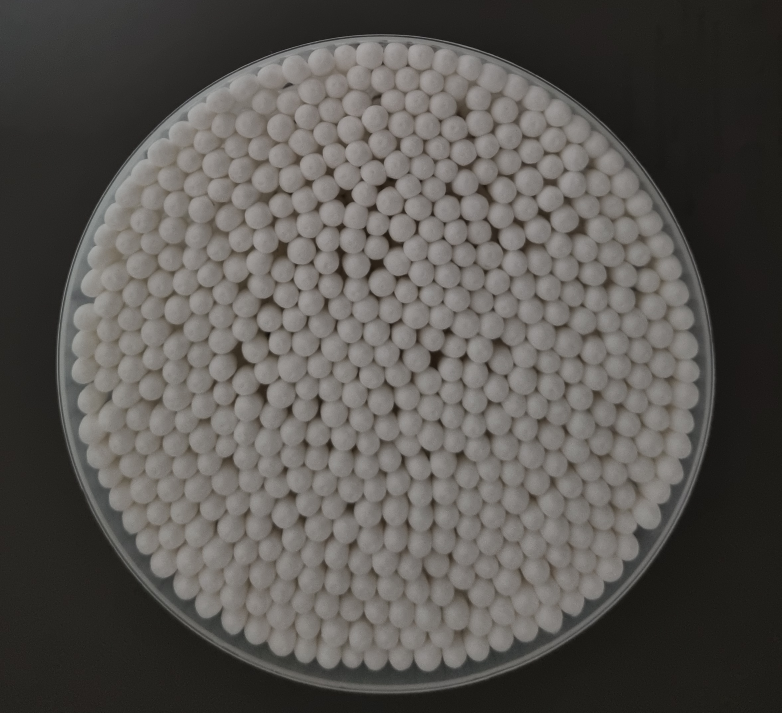
#> input picture images/mb_001_A.jpg, 2346 x 2138 px (shown at 1/3 size); its folder holds only this picture in this run
$ python uniform_circle.py
#> lines starting #> are read from the running program, lines starting #| are printed output that depends on the picture
### utils/adjust_image.py
import numpy as np
import cv2
from PIL import Image, ImageEnhance, ImageFilter

def adjust_image(img, shadows=0, highlights=0, brilliance=0, exposure=0,
                 contrast=0, brightness=0, black_point=0, sharpness=0, noise_reduction=0):
    # Check if img is a numpy array (OpenCV image)
    if isinstance(img, np.ndarray):
        # Convert to PIL Image
        if len(img.shape) == 2:  # Grayscale
            img = Image.fromarray(img, mode='L')
        elif len(img.shape) == 3 and img.shape[2] == 3:  # Color
            img = Image.fromarray(cv2.cvtColor(img, cv2.COLOR_BGR2RGB))
        else:
            raise ValueError("Unsupported image format")
    elif isinstance(img, str):
        # If it's a string (file path), open with PIL
        img = Image.open(img)
    elif not isinstance(img, Image.Image):
        raise ValueError("Input must be a NumPy array, file path, or PIL Image object")

    # Store original mode
    original_mode = img.mode

    # Convert image to numpy array
    img_array = np.array(img).astype(float)

    # Adjust shadows and highlights
    img_array = np.where(img_array < 128, img_array * (1 + shadows/100), img_array)
    img_array = np.where(img_array >= 128, 255 - (255 - img_array) * (1 - highlights/100), img_array)

    # Adjust brilliance (overall luminance)
    img_array *= (1 + brilliance/100)

    # Adjust exposure
    # img_array *= 2 ** exposure

    # Clip values to valid range
    img_array = np.clip(img_array, 0, 255).astype(np.uint8)

    # Convert back to PIL Image
    img = Image.fromarray(img_array, mode=original_mode)

    # Adjust contrast
    enhancer = ImageEnhance.Contrast(img)
    img = enhancer.enhance(1 + contrast/100)

    # Adjust brightness
    enhancer = ImageEnhance.Brightness(img)
    img = enhancer.enhance(1 + brightness/100)

    # Adjust black point
    img_array = np.array(img).astype(float)
    img_array = np.clip(img_array - black_point, 0, 255)
    img_array = ((img_array / (255 - black_point)) * 255).astype(np.uint8)
    img = Image.fromarray(img_array, mode=original_mode)

    # Adjust sharpness
    enhancer = ImageEnhance.Sharpness(img)
    img = enhancer.enhance(1 + sharpness/100)

    # Apply noise reduction
    if noise_reduction > 0:
        img = img.filter(ImageFilter.GaussianBlur(radius=noise_reduction/10))

    # Convert back to numpy array for return
    img_array = np.array(img)

    # Convert RGB to BGR if it's a color image
    if original_mode == 'RGB':
        img_array = cv2.cvtColor(img_array, cv2.COLOR_RGB2BGR)

    return img_array

### utils/misc.py
from functools import wraps
import cv2
import time

# [28 lines left out: function Text, not called in this run]


def odd_maker(num):
    if num % 2 == 0:
        return num + 1
    else:
        return num

class Perf:
    # [4 lines left out: function __init__, not called in this run]

    def start_perf(self, job_name):
        self.job_name = job_name
        self.start_time = time.time()

    # [5 lines left out: function show_perf, not called in this run]


def scaled_imshow(img, window_name='image', scale=0.4):
    cv2.imshow(window_name, cv2.resize(img, (0, 0), fx=scale, fy=scale))
    pass

### uniform_circle.py
import glob
import traceback
import cv2
import numpy as np
import yaml
import threading
from utils.adjust_image import adjust_image
from utils.estimator import hough_circles_operation
from utils.misc import odd_maker, scaled_imshow
import PIL
from concurrent.futures import ThreadPoolExecutor
import concurrent.futures

def hist_equalization(img, params, **kwargs):
    return cv2.equalizeHist(img)

def bgr_to_gray(img, params,**kwargs):
    return cv2.cvtColor(img, cv2.COLOR_BGR2GRAY)

def adaptive_threshold(img, params,**kwargs):
    ksize = odd_maker(params['adaptive_threshold']['value']['block_size'])
    c = params['adaptive_threshold']['value']['c']

    ret = cv2.adaptiveThreshold(img, 255, cv2.ADAPTIVE_THRESH_GAUSSIAN_C, cv2.THRESH_BINARY, ksize, c)
    return ret

# [42 lines left out: function hough_circle, not called in this run]

def threshold(img, params,**kwargs):
    ret = cv2.threshold(img, params['threshold']['value']['min'], params['threshold']['value']['max'], cv2.THRESH_BINARY)[1]
    return ret

# [10 lines left out: functions threshold2, thresh_otsu, not called in this run]

def gaussian_blur(img, params,**kwargs):
    ksize = odd_maker(params['gaussian_blur']['value']['ksize'])
    return cv2.GaussianBlur(img, (ksize,ksize), 0)

def def_preprocess(img, params, **kwargs):
    img = adjust_image(img, shadows=params['_adj']['value']['shadows'] -100,
                          highlights=params['_adj']['value']['highlights'] -100,
                          brilliance=params['_adj']['value']['brilliance'] -100,
                          exposure=params['_adj']['value']['exposure'] -100,
                          contrast=params['_adj']['value']['contrast'] -100,
                          brightness=params['_adj']['value']['brightness'] -100,
                          black_point=params['_adj']['value']['black_point'] -100,
                          sharpness=params['_adj']['value']['sharpness'] -100,
                          noise_reduction=params['_adj']['value']['noise_reduction'] -100)
    return img

# [91 lines left out: functions def_preprocess2, find_contours, convex_hull, detect_circles, not called in this run]

def detect_ellipses(img, params, **kwargs):

    # dilation
    kernel = np.ones((3,3),np.uint8)
    # img = cv2.dilate(img,kernel,iterations = 3)

    # erode
    img = cv2.dilate(img,kernel,iterations = 3)

    org = kwargs['org_img'].copy()

    # 컨투어 찾기
    contours, _ = cv2.findContours(img, cv2.RETR_EXTERNAL, cv2.CHAIN_APPROX_NONE)

    # 가장 큰 컨투어 선택 (타원이라 가정)
    try:
        largest_contour = max(contours, key=cv2.contourArea)
    except:
        print("No contours found")
        return org


    # 컨투어 그리기
    ctr = cv2.drawContours(org, [largest_contour], -1, (255, 0, 0), 2)


    # 타원 피팅
    ellipse = cv2.fitEllipse(largest_contour)

    # 타원 중심, 축, 각도 추출
    (xc, yc), (d1, d2), angle = ellipse

    # 장축과 단축 계산
    major_axis = max(d1, d2) / 2
    minor_axis = min(d1, d2) / 2

    # 타원 그리기
    ret = cv2.ellipse(org, ellipse, (0, 255, 0), 2)

    # 타원의 장축이 x축과 평행하도록 회전 후, 장축과 단축이 동일하도록 이미지 스케일링하여 원으로 변환
    if major_axis < minor_axis:
        major_axis, minor_axis = minor_axis, major_axis

    angle = - angle

    scale_x = major_axis/minor_axis

    # 회전 변환 행렬 생성
    M = cv2.getRotationMatrix2D((xc, yc), angle, 1)
    result = cv2.warpAffine(org, M, (org.shape[1], org.shape[0]))

    # 스케일링 변환 행렬 생성
    M = cv2.getRotationMatrix2D((xc, yc), 0, scale_x)
    result = cv2.warpAffine(result, M, (result.shape[1], result.shape[0]))

    # 원 중심 그리기
    result= cv2.circle(result, (int(xc), int(yc)), 5, (0, 0, 255), -1)

    # 원 중심 좌표 값이 1200이 되도록 외곽에 까만색 padding 추가
    pad_x = 1400 - int(xc)
    pad_y = 1400 - int(yc)
    result = cv2.copyMakeBorder(result, pad_y, pad_y, pad_x, pad_x, cv2.BORDER_CONSTANT, value=(0, 0, 0))


    # 원 반지름 구하기
    radius = int(major_axis * scale_x)

    x_new = int(xc) + pad_x
    y_new = int(yc) + pad_y

    # 원 심에서 반지름 길이만큼 선 그리기
    # result = cv2.line(result, (int(x_new), int(y_new)), (int(x_new+radius), int(y_new)), (0, 0, 255), 2)
    # result = cv2.line(result, (int(x_new), int(y_new)), (int(x_new), int(y_new+radius)), (0, 0, 255), 2)

    # 원 부분만 자르기
    result = result[y_new-radius:y_new+radius, x_new-radius:x_new+radius]

    # 이미지 해상도 2000x2000 고정
    result = cv2.resize(result, (2000, 2000))

    # scaled_imshow(result,"ellipses-->circles")

    return result

# [215 lines left out: functions find_edge, hough_circle_mean, imdiff, sj_apply_clahe, sj_adjust_image, sj_apply_processing, not called in this run]

class SwabDetector:
    def __init__(self,path='images/*.jpg',window_name='image', config_file='config.yaml', show_result=True, interactive=False):
        self.interactive = interactive
        self.imgs=glob.glob(path)
        self.processed_imgs = {}
        self.window_name = window_name
        self.config_file = config_file
        self.config = {}
        self.show_result = show_result

        self.current_img = 0

        assert len(self.imgs) > 0, "No images found in the images directory"
        if self.interactive:
            cv2.namedWindow(self.window_name, cv2.WINDOW_NORMAL)
            self.load_values()
            self.init_trackbars()

        self.pipelines = []
        self.processed_imgs = []


    def add_pipeline(self, pipeline):
        '''
        이미지 처리를 수행할 파이프라인 함수 추가합니다.
        반드시 foo_bar(img, params, **kwargs) 형태여야 하고, img를 반환해야 합니다.
        params는 설정값을 전달하며, kwargs는 이미지 처리에 필요한 추가적인 정보를 전달합니다.
        '''
        self.pipelines.append(pipeline)

    def load_values(self):
        '''
        Load values from config file
        '''
        with open(self.config_file, 'r') as f:
            self.config = yaml.safe_load(f)

        if self.config is None:
            self.config = {}

    def init_trackbars(self):
        '''
        Initialize trackbars
        '''
        self.add_trackbar('img_idx', (0, len(self.imgs)-1), 0)

        for k, v in self.config.items():
            if v['show']:
                rng = v['range']
                values = v['value']


                for k2,v2 in values.items():
                    self.add_trackbar(f"{k}.{k2}", (rng['min'], rng['max']), v2)

    def add_trackbar(self, trackbar_name, rng, def_val):
        cv2.createTrackbar(trackbar_name,self.window_name, rng[0], rng[1], self.save_config)
        cv2.setTrackbarPos(trackbar_name,self.window_name, def_val)

    # [5 lines left out: function save_config, not called in this run]

    def run(self):
        '''
        Run the pipeline
        '''
        while True:

            # Load values from trackbars
            for k,v in self.config.items():
                if v['show']:
                    values = v['value']
                    for k2,v2 in values.items():
                        self.config[k]['value'][k2] = cv2.getTrackbarPos(f"{k}.{k2}", self.window_name)

            # Load image
            img_path = self.imgs[self.current_img]
            img = cv2.imread(img_path)
#> img is the input picture: shape (2138, 2346, 3); mean B, G, R 82.1, 85.9, 88.8
            org_img = img.copy()

            # Run the pipeline
            # 여기가 중요한 부분, __main__에서 pipeline을 추가하면 여기서 실행됨
            for p in self.pipelines:
                img = p(img, self.config, org_img=org_img)
                self.processed_imgs.append(img)
#> this loop made 7 passes
#> pass 2, in run, `img = p(img, self.config, org_img=org_img)`:
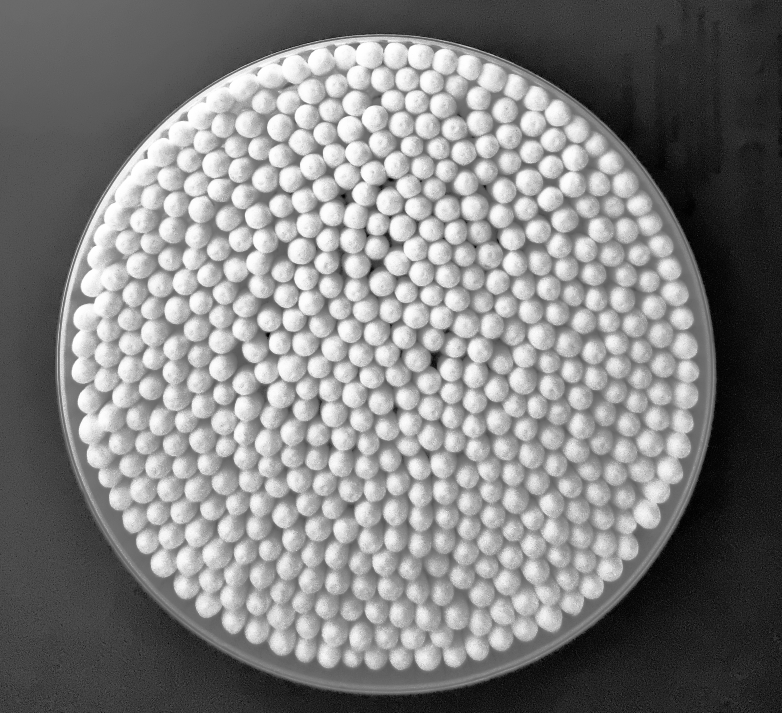
#> img: shape (2138, 2346) (shown at 1/3 size); min 0, max 255, mean 129.1
#> after the loop:
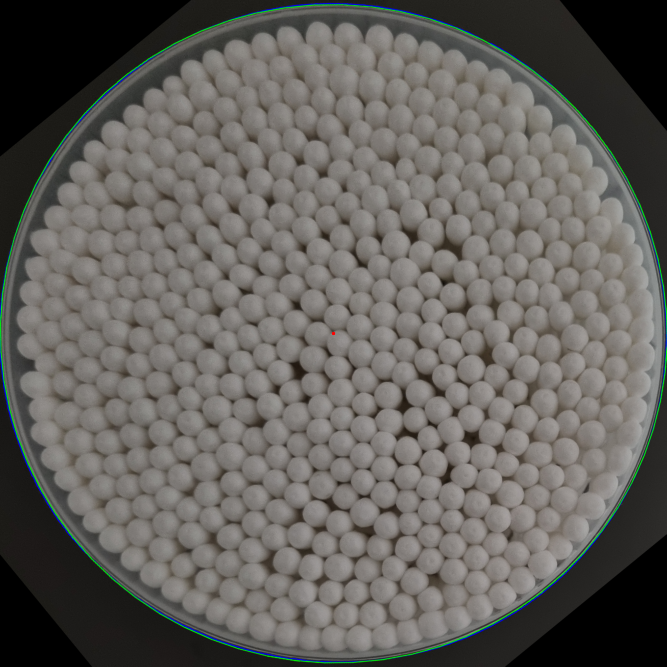
#> img: shape (2000, 2000, 3) (shown at 1/3 size); mean B, G, R 92.7, 96.7, 98.9
#> after the loop, self.processed_imgs = 7 items


            if not self.interactive:
                break


            if self.show_result:
                cv2.imshow(self.window_name, img)


            # Handle keyboard input

            current_input = cv2.waitKey(1) & 0xFF
#> (key q is pressed here)
            if current_input == ord('q'):
                break

            elif current_input == ord(']'):
                self.current_img +=1

            elif current_input == ord('['):
                self.current_img -=1

            if self.current_img < 0:
                self.current_img = len(self.imgs) - 1
            elif self.current_img >= len(self.imgs):
                self.current_img = 0


        cv2.destroyAllWindows()

if __name__ == '__main__':

    # 이미지 로드 및 설정값 불러오기
    options= {
        'interactive':True,
        'path':'images/*.jpg', # 이미지 경로
        'window_name':'image', # 윈도우 이름
        'config_file':'config.yaml', # 설정값 파일
        'show_result':True # 결과 보여줄지 여부
    }
    sd = SwabDetector(**options)

    sd.add_pipeline(bgr_to_gray) # 원본 이미지를 흑백으로 변환
    sd.add_pipeline(hist_equalization) # 히스토그램 평활화
    sd.add_pipeline(def_preprocess) # 이미지 전처리
    sd.add_pipeline(adaptive_threshold)
    sd.add_pipeline(gaussian_blur) # 가우시안 블러
    sd.add_pipeline(threshold) # 이진화
    sd.add_pipeline(detect_ellipses) # 타원 검출 및 warping
    # [9 lines of commented-out code are left out]
    sd.run()
